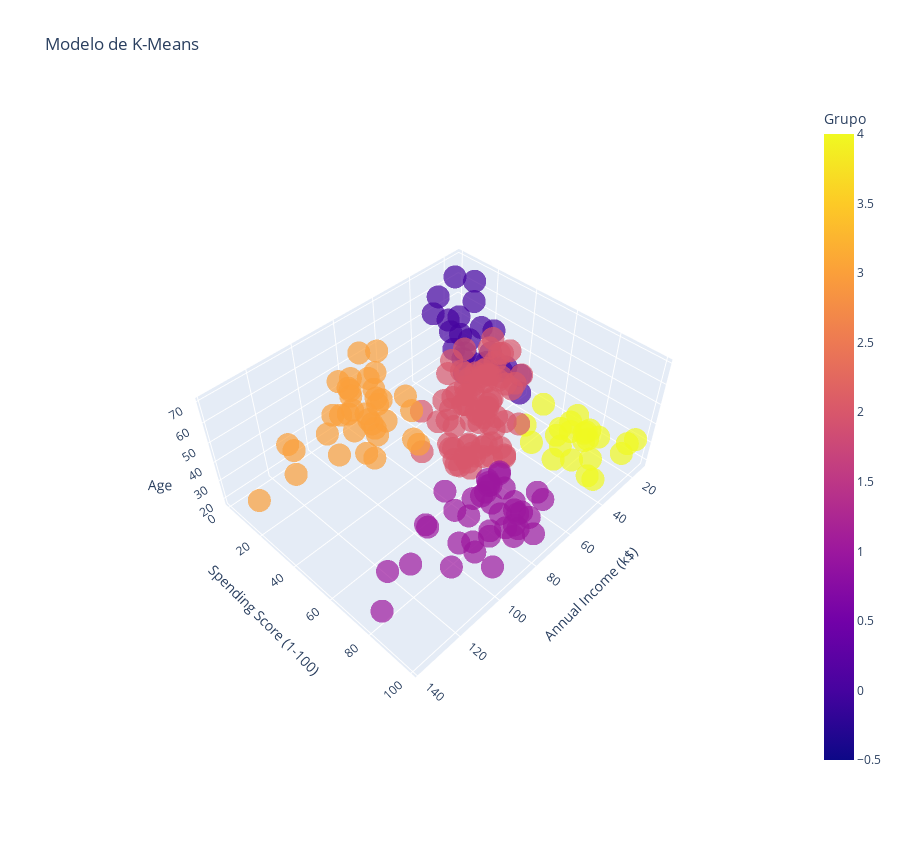

This figure's notebook cell:
### Code cell
Grafico = px.scatter_3d(Datos, x='Annual Income (k$)', y='Spending Score (1-100)', z='Age', color='Grupo', symbol='Grupo', symbol_map={0: 'circle', 1: 'circle', 2: 'circle', 3: 'circle', 4: 'circle', 5: 'circle'}, opacity=0.7, width=900, height=850, title=f'Modelo de K-Means', labels={'Label': 'Cluster'}, color_discrete_map={})
Grafico.update_layout(showlegend=False)

### Figure 1 — Plotly figure (JSON) as saved in the notebook; plotly's stock layout.template omitted (floating-point values rounded to 4 significant figures)
{"data": [{"hovertemplate": "Grupo=%{marker.color}<br>Annual Income (k$)=%{x}<br>Spending Score (1-100)=%{y}<br>Age=%{z}<extra></extra>", "legendgroup": "0", "marker": {"color": [0, 0, 0, 0, 0, 0, 0, 0, 0, 0, 0, 0, 0, 0, 0, 0, 0, 0, 0, 0, 0, 0, 0], "coloraxis": "coloraxis", "opacity": 0.7, "symbol": "circle"}, "mode": "markers", "name": "0", "scene": "scene", "showlegend": true, "type": "scatter3d", "x": [15, 16, 17, 18, 19, 19, 20, 20, 21, 23, 24, 25, 28, 28, 29, 30, 33, 33, 34, 37, 38, 39, 39], "y": [39, 6, 40, 6, 3, 14, 15, 13, 35, 29, 35, 5, 14, 32, 31, 4, 4, 14, 17, 26, 35, 36, 28], "z": [19, 20, 31, 35, 64, 67, 58, 37, 35, 52, 35, 46, 54, 45, 40, 60, 53, 49, 42, 36, 65, 48, 49]}, {"hovertemplate": "Grupo=%{marker.color}<br>Annual Income (k$)=%{x}<br>Spending Score (1-100)=%{y}<br>Age=%{z}<extra></extra>", "legendgroup": "4", "marker": {"color": [4, 4, 4, 4, 4, 4, 4, 4, 4, 4, 4, 4, 4, 4, 4, 4, 4, 4, 4, 4, 4, 4, 4], "coloraxis": "coloraxis", "opacity": 0.7, "symbol": "circle"}, "mode": "markers", "name": "4", "scene": "scene", "showlegend": true, "type": "scatter3d", "x": [15, 16, 17, 18, 19, 19, 20, 20, 21, 23, 24, 25, 28, 28, 29, 30, 33, 33, 34, 37, 38, 39, 39], "y": [81, 77, 76, 94, 72, 99, 77, 79, 66, 98, 73, 73, 82, 61, 87, 73, 92, 81, 73, 75, 92, 61, 65], "z": [21, 23, 22, 23, 30, 35, 24, 22, 20, 35, 25, 31, 29, 35, 23, 21, 18, 21, 30, 20, 24, 31, 24]}, {"hovertemplate": "Grupo=%{marker.color}<br>Annual Income (k$)=%{x}<br>Spending Score (1-100)=%{y}<br>Age=%{z}<extra></extra>", "legendgroup": "2", "marker": {"color": [2, 2, 2, 2, 2, 2, 2, 2, 2, 2, 2, 2, 2, 2, 2, 2, 2, 2, 2, 2, 2, 2, 2, 2, 2, 2, 2, 2, 2, 2, 2, 2, 2, 2, 2, 2, 2, 2, 2, 2, 2, 2, 2, 2, 2, 2, 2, 2, 2, 2, 2, 2, 2, 2, 2, 2, 2, 2, 2, 2, 2, 2, 2, 2, 2, 2, 2, 2, 2, 2, 2, 2, 2, 2, 2, 2, 2, 2, 2], "coloraxis": "coloraxis", "opacity": 0.7, "symbol": "circle"}, "mode": "markers", "name": "2", "scene": "scene", "showlegend": true, "type": "scatter3d", "x": [40, 40, 40, 40, 42, 42, 43, 43, 43, 43, 44, 44, 46, 46, 46, 46, 47, 47, 48, 48, 48, 48, 48, 48, 49, 49, 50, 50, 54, 54, 54, 54, 54, 54, 54, 54, 54, 54, 54, 54, 57, 57, 58, 58, 59, 59, 60, 60, 60, 60, 60, 60, 61, 61, 62, 62, 62, 62, 62, 62, 63, 63, 63, 63, 63, 63, 64, 64, 65, 65, 65, 65, 67, 67, 67, 67, 69, 71, 76], "y": [55, 47, 42, 42, 52, 60, 54, 60, 45, 41, 50, 46, 51, 46, 56, 55, 52, 59, 51, 59, 50, 48, 59, 47, 55, 42, 49, 56, 47, 54, 53, 48, 52, 42, 51, 55, 41, 44, 57, 46, 58, 55, 60, 46, 55, 41, 49, 40, 42, 52, 47, 50, 42, 49, 41, 48, 59, 55, 56, 42, 50, 46, 43, 48, 52, 54, 42, 46, 48, 50, 43, 59, 43, 57, 56, 40, 58, 35, 40], "z": [50, 27, 29, 31, 49, 33, 31, 59, 50, 47, 51, 69, 27, 53, 70, 19, 67, 54, 63, 18, 43, 68, 19, 32, 70, 47, 60, 60, 59, 26, 45, 40, 23, 49, 57, 38, 67, 46, 21, 48, 55, 22, 34, 50, 68, 18, 48, 40, 32, 24, 47, 27, 48, 20, 23, 49, 67, 26, 49, 21, 66, 54, 68, 66, 65, 19, 38, 19, 18, 19, 63, 49, 51, 50, 27, 38, 40, 43, 28]}, {"hovertemplate": "Grupo=%{marker.color}<br>Annual Income (k$)=%{x}<br>Spending Score (1-100)=%{y}<br>Age=%{z}<extra></extra>", "legendgroup": "1", "marker": {"color": [1, 1, 1, 1, 1, 1, 1, 1, 1, 1, 1, 1, 1, 1, 1, 1, 1, 1, 1, 1, 1, 1, 1, 1, 1, 1, 1, 1, 1, 1, 1, 1, 1, 1, 1, 1, 1, 1, 1], "coloraxis": "coloraxis", "opacity": 0.7, "symbol": "circle"}, "mode": "markers", "name": "1", "scene": "scene", "showlegend": true, "type": "scatter3d", "x": [69, 70, 71, 71, 71, 72, 73, 73, 74, 75, 76, 77, 77, 78, 78, 78, 78, 78, 78, 79, 81, 85, 86, 87, 87, 87, 88, 88, 93, 97, 98, 99, 101, 103, 103, 113, 120, 126, 137], "y": [91, 77, 95, 75, 75, 71, 88, 73, 72, 93, 87, 97, 74, 90, 88, 76, 89, 78, 73, 83, 93, 75, 95, 63, 75, 92, 86, 69, 90, 86, 88, 97, 68, 85, 69, 91, 79, 74, 83], "z": [39, 31, 40, 38, 39, 31, 29, 32, 35, 32, 32, 28, 32, 34, 39, 38, 27, 30, 30, 29, 31, 36, 33, 32, 28, 36, 30, 27, 35, 32, 29, 30, 28, 36, 32, 38, 35, 32, 30]}, {"hovertemplate": "Grupo=%{marker.color}<br>Annual Income (k$)=%{x}<br>Spending Score (1-100)=%{y}<br>Age=%{z}<extra></extra>", "legendgroup": "3", "marker": {"color": [3, 3, 3, 3, 3, 3, 3, 3, 3, 3, 3, 3, 3, 3, 3, 3, 3, 3, 3, 3, 3, 3, 3, 3, 3, 3, 3, 3, 3, 3, 3, 3, 3, 3, 3, 3], "coloraxis": "coloraxis", "opacity": 0.7, "symbol": "circle"}, "mode": "markers", "name": "3", "scene": "scene", "showlegend": true, "type": "scatter3d", "x": [70, 71, 71, 72, 73, 73, 74, 75, 77, 77, 78, 78, 78, 78, 78, 78, 79, 81, 85, 86, 87, 87, 87, 88, 88, 93, 97, 98, 99, 101, 103, 103, 113, 120, 126, 137], "y": [29, 11, 9, 34, 5, 7, 10, 5, 12, 36, 22, 17, 20, 16, 1, 1, 35, 5, 26, 20, 27, 13, 10, 13, 15, 14, 32, 15, 39, 24, 17, 23, 8, 16, 28, 18], "z": [23, 59, 47, 25, 20, 44, 19, 57, 25, 48, 34, 43, 44, 47, 37, 34, 56, 19, 50, 42, 36, 40, 36, 52, 58, 59, 37, 46, 41, 54, 41, 34, 33, 47, 45, 32]}], "layout": {"coloraxis": {"colorbar": {"title": {"text": "Grupo"}}, "colorscale": [[0, "#0d0887"], [0.1111, "#46039f"], [0.2222, "#7201a8"], [0.3333, "#9c179e"], [0.4444, "#bd3786"], [0.5556, "#d8576b"], [0.6667, "#ed7953"], [0.7778, "#fb9f3a"], [0.8889, "#fdca26"], [1, "#f0f921"]]}, "dragmode": "zoom", "height": 850, "legend": {"title": {"text": "Grupo"}, "tracegroupgap": 0}, "scene": {"aspectmode": "auto", "aspectratio": {"x": 1.429, "y": 1.148, "z": 0.6093}, "camera": {"center": {"x": 0, "y": 0, "z": 0}, "eye": {"x": 1.679, "y": 1.633, "z": 2.324}, "projection": {"type": "perspective"}, "up": {"x": 0, "y": 0, "z": 1}}, "domain": {"x": [0, 1], "y": [0, 1]}, "dragmode": "turntable", "xaxis": {"title": {"text": "Annual Income (k$)"}, "type": "linear"}, "yaxis": {"title": {"text": "Spending Score (1-100)"}, "type": "linear"}, "zaxis": {"title": {"text": "Age"}, "type": "linear"}}, "showlegend": false, "title": {"text": "Modelo de K-Means"}, "width": 900}}
